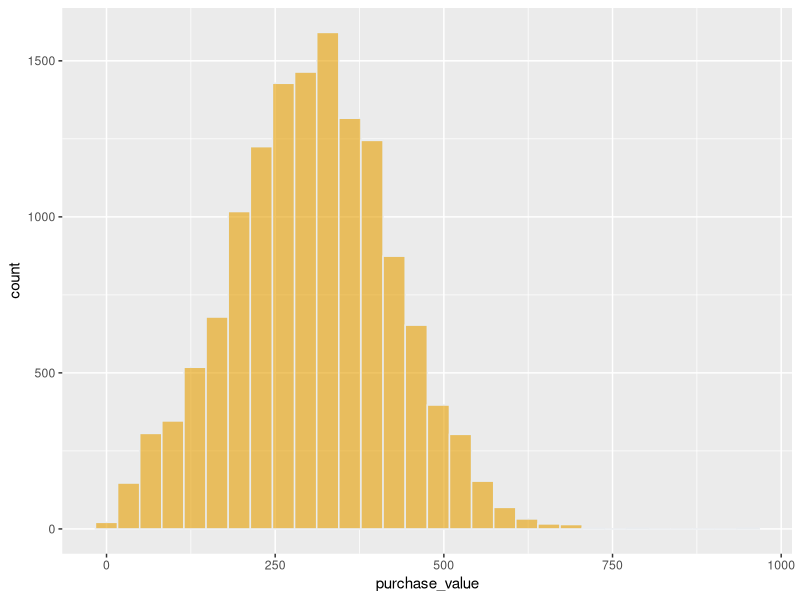
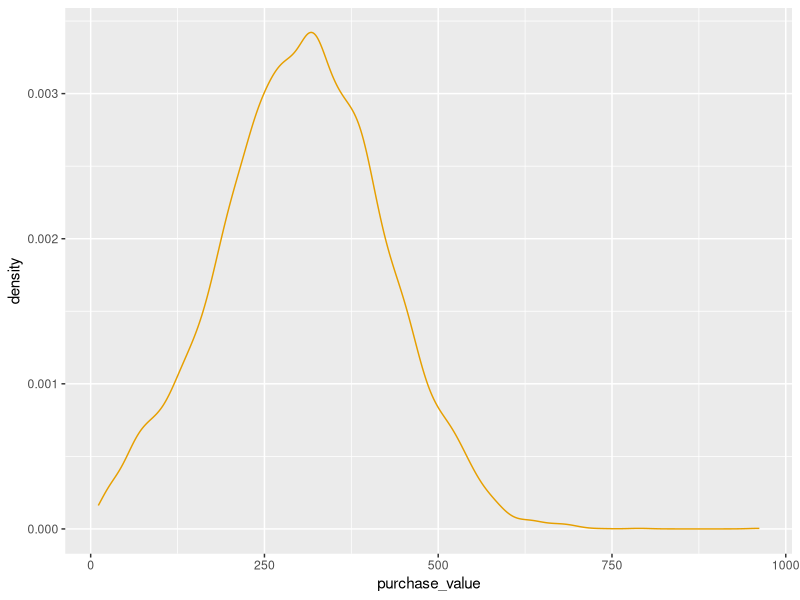
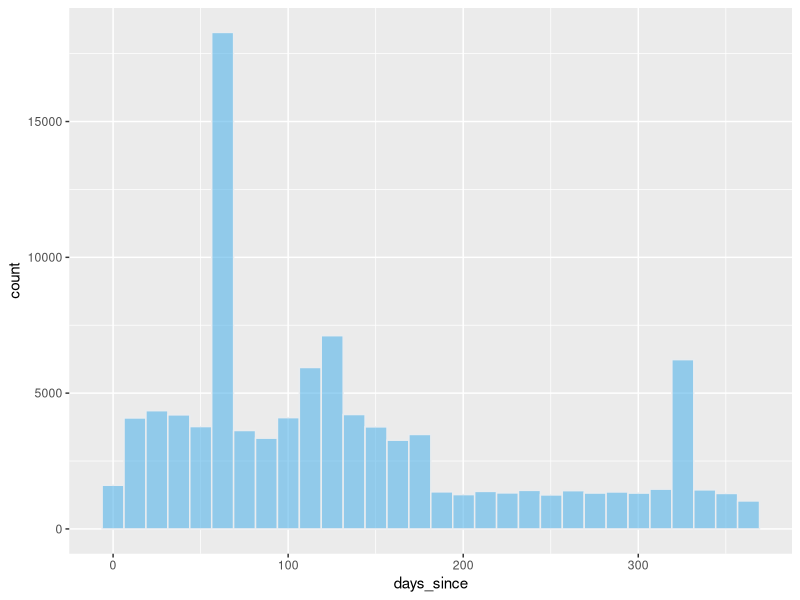
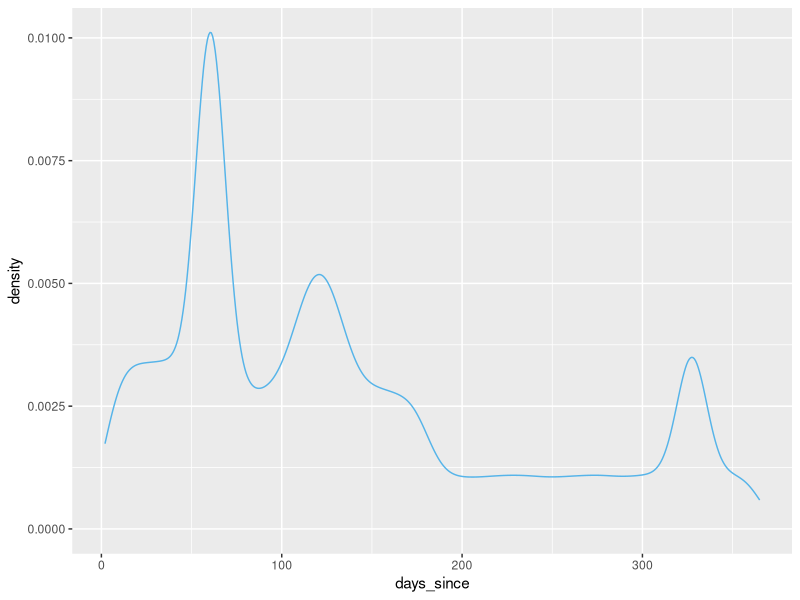
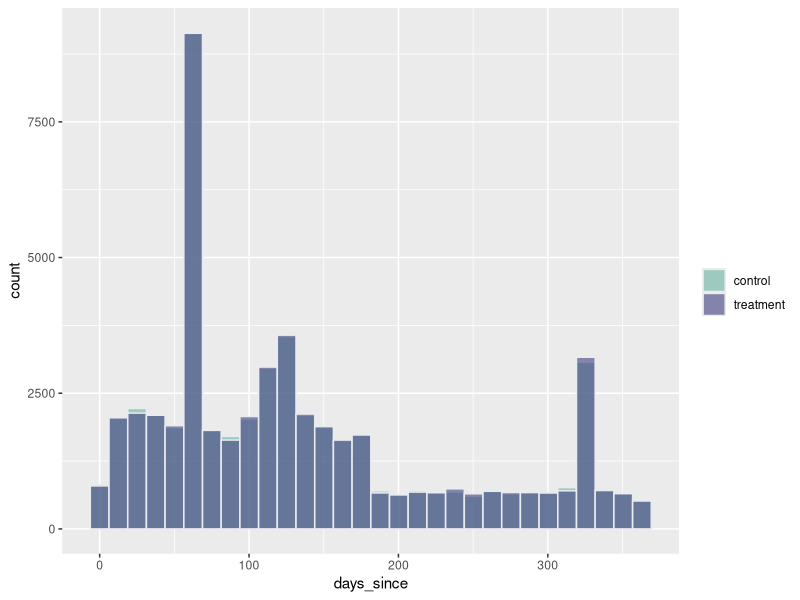

Write R code to recreate these figures, in order.
#### AB Testing Exercise

################## Background - 

# Decco is an online retailer that sells home decor items. They recently added ‘Lamps’ 
# as a new category of products which they were not selling before. In order to generate 
# awareness and boost sales, they want to do a promotion through their App. Their 
# notifications have had good success in the past and they are considering to send a message 
# making users aware of this new category, through in-app notification. But at the same time, 
# they want to be judicious about any features or releases when it comes to their app because 
# they know that LTV of a customer who has installed their app is much higher. They want to 
# be careful so as not to drive users to uninstall the app. 
# 



############################## Hypothesis - 

# Because we have seen good success through  in-app notifications in the past, if we send an
# in-app notification with a promotional offer for Lamps, then the % of users that purchase 
# from the Lamp Category will increase. 


# Primary Metrics - Transaction Rate i.e. % of users that will make a purchase
# Secondary metrics are - Purchase Value
# Other metrics - Uninstall rate

############################################################################################################

############################### Sample Size Calculation 


install.packages("ggplot2")
install.packages("tidyverse")
install.packages("pwr")

library(ggplot2)
library(dplyr)
library(pwr)


control = 0.101
uplift = 0.2
variant = (1+uplift)*control

effect_size = ES.h(control, variant)
sample_size_output = pwr.p.test(h=effect_size,
                                n= ,
                                sig.level = 0.05,
                                power= 0.8)

sample_size_output = ceiling(sample_size_output$n)
sample_size_output


#################################  Understanding the data

getwd()
setwd("~/Documents/AB_Testing/")
df = read.csv("_AB_Test_Data.csv")

summary(df)
head(df)

# Overview of Dataset

## user_id: ID of User\
## allocation: Treatment indicator *control vs treatment"
## active_6m: active on the last 6 months
## days since: days since last activity
## addtocart_flag: Intent of buying.
## transaction_flag: The buy was achieved
## uninstall_flag: The user uninstalled the app.

summary(df[,c("active_6m", "addtocart_flag","transaction_flag", "uninstall_flag", 
              "purchase_value", "days_since")])

df %>% ggplot(aes(x = purchase_value)) +  
  geom_histogram( color="#e9ecef", fill = "#E69F00", alpha=0.6, position = 'identity') +
  scale_fill_manual(values=c("#69b3a2", "#404080")) +
  labs(fill="")

df %>% ggplot(aes(x = purchase_value)) +  
  geom_density( color="#E69F00")

df %>% ggplot(aes(x = days_since)) +  
  geom_histogram( color="#e9ecef", fill = "#56B4E9", alpha=0.6, position = 'identity') +
  scale_fill_manual(values=c("#69b3a2", "#404080")) +
  labs(fill="")

df %>% ggplot(aes(x = days_since)) +  
  geom_density( color="#56B4E9")

# Categorical Variable Stats

table(df$allocation)
table(df$allocation)/nrow(df)



# ############################### Check for randomization - baseline variables

df %>% group_by(allocation) %>% summarise(mean(active_6m),
                                          mean(days_since),
                                          mean(uninstall_flag),
                                          mean(transaction_flag))

df %>% ggplot(aes(x = days_since, fill = allocation)) +  
  geom_histogram( color="#e9ecef", alpha=0.6, position = 'identity') +
  scale_fill_manual(values=c("#69b3a2", "#404080")) +
  labs(fill="")


################################ Treatment Effects

# Compare performance of response variables across the two groups

df %>% group_by(allocation) %>% summarise(mean(addtocart_flag), mean(transaction_flag), 
                                          mean(purchase_value, na.rm = TRUE))


xtabs(~ allocation + transaction_flag, data = df)

prop.test(xtabs(~ allocation + transaction_flag, data = df)[,2:1])

# This is telling us that the treatment group performed between 7.8% and 6.9% better than the control group.
# i.e. if we were to repeat this test 20 times with 20 different samples, the difference between the
# performance of the two groups will lie somewhere between these two numbers, at least 19 times.
# i.e those differences are statistically significant.

prop.test(xtabs(~ allocation + addtocart_flag, data = df)[,2:1])

t.test(purchase_value ~ allocation, data = df)


#Checking for Uninstalls

df %>% group_by(allocation) %>% summarise(mean(uninstall_flag))


prop.test(xtabs(~ allocation + uninstall_flag, data = df)[,2:1]) # We observe that variation induces uninstall, and hence we do not implement the variation.
